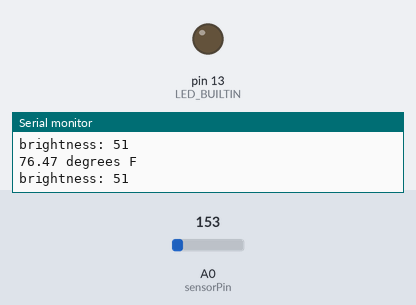
A sketch run on a simulated Arduino Uno, built with avr-gcc and run on an emulated ATmega328P. Parts: output pins drawn as LEDs (lit = HIGH), the last lines printed to the serial monitor. The inputs (shaded band) are chosen by the test bench; at power-on: A0 (sensorPin) = 153.

Above: at 1.8 s.
1.9 s: A0 (sensorPin) set to 171
At 3.0 s:
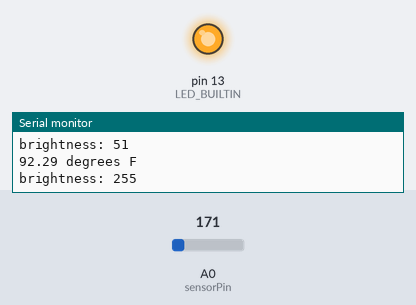
3.5 s: A0 (sensorPin) set to 133
At 4.6 s:
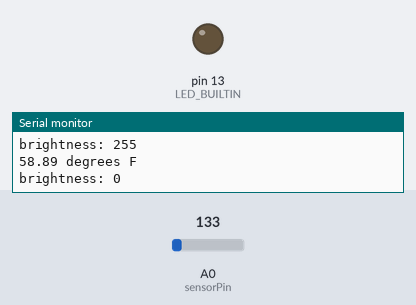
5.5 s: A0 (sensorPin) set to 165
At 7.3 s:
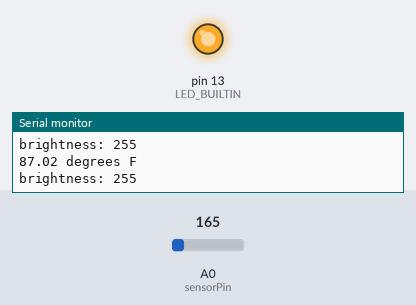
Timing chart, 0 to 8.8 s (numbered marks = the images above; inputs shaded):
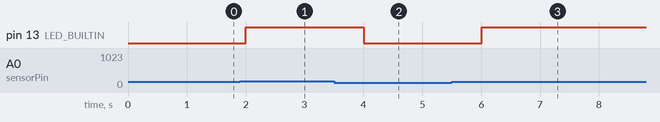

The sketch:

Lab2-6.ino
```cpp
// 6. Medium (15 min): Change the onboard LED’s brightness based on
// temperature: the higher temperature is, the brighter the LED is.

//TMP36 Pin Variables
int sensorPin = 0; //the analog pin the TMP36's Vout (sense) pin is connected to
                        //the resolution is 10 mV / degree centigrade with a
                        //500 mV offset to allow for negative temperatures

const int minBright = 0;
const int maxBright = 255;
const int minTemp = 75;
const int maxTemp = 80;

void setup()
{
  Serial.begin(9600);  //Start the serial connection with the computer
                       //to view the result open the serial monitor

  // initialize digital pin LED_BUILTIN as an output.
  pinMode(LED_BUILTIN, OUTPUT);
}

void loop()                     // run over and over again
{
  int range = maxTemp - minTemp;
  int temperature = (int)readTemperature();
  int brightness = (maxBright / range) * (temperature - minTemp);
  if (brightness < 0)
  {
    brightness = 0;
  }
  else if (brightness > 255)
  {
    brightness = 255;
  }

  analogWrite(LED_BUILTIN, brightness);   // enable the LED at varying brightness
  Serial.println("brightness: " + String(brightness));

  delay(1000);                                     //waiting a second
}

float readTemperature()
{
  //getting the voltage reading from the temperature sensor
   int reading = analogRead(sensorPin);

   // converting that reading to voltage, for 3.3v arduino use 3.3
   float voltage = reading * 5.0;
   voltage /= 1024.0;

   float temperatureC = (voltage - 0.5) * 100 ;  //converting from 10 mv per degree wit 500 mV offset
                                                 //to degrees ((voltage - 500mV) times 100)

   // now convert to Fahrenheit
   float temperatureF = (temperatureC * 9.0 / 5.0) + 32.0;
   Serial.print(temperatureF); Serial.println(" degrees F");
   return temperatureF;
}

//
```

Measured:
- the behaviour switches between 154 and 155 on A0 (sensorPin) (found by bisection; images 0 and 1)
- after the input at 1.9 s, pin 13 (LED_BUILTIN): LOW → HIGH after 0.10 s
- after the input at 3.5 s, pin 13 (LED_BUILTIN): HIGH → LOW after 0.50 s
- after the input at 5.5 s, pin 13 (LED_BUILTIN): LOW → HIGH after 0.51 s
